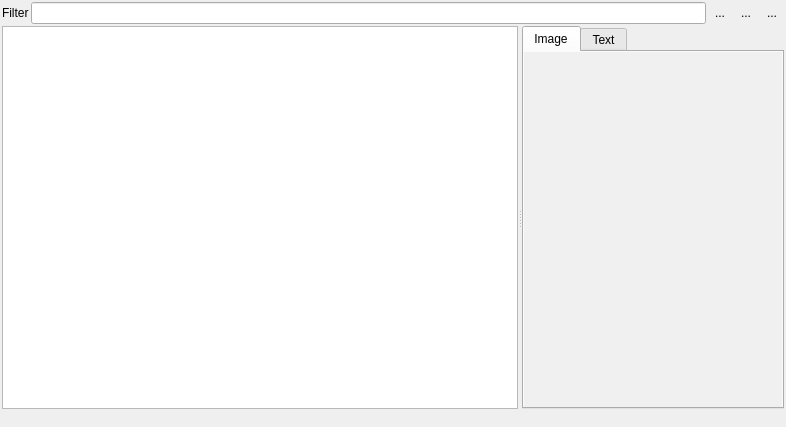
<?xml version="1.0" encoding="UTF-8"?>
<ui version="4.0">
 <class>Form</class>
 <widget class="QWidget" name="Form">
  <property name="geometry">
   <rect>
    <x>0</x>
    <y>0</y>
    <width>786</width>
    <height>427</height>
   </rect>
  </property>
  <property name="windowTitle">
   <string>Form</string>
  </property>
  <layout class="QVBoxLayout" name="verticalLayout">
   <property name="spacing">
    <number>2</number>
   </property>
   <property name="leftMargin">
    <number>2</number>
   </property>
   <property name="topMargin">
    <number>2</number>
   </property>
   <property name="rightMargin">
    <number>2</number>
   </property>
   <property name="bottomMargin">
    <number>2</number>
   </property>
   <item>
    <layout class="QHBoxLayout" name="horizontalLayout">
     <item>
      <widget class="QLabel" name="label">
       <property name="text">
        <string>Filter</string>
       </property>
      </widget>
     </item>
     <item>
      <widget class="QLineEdit" name="tbFilter"/>
     </item>
     <item>
      <widget class="QToolButton" name="btnUseRegex">
       <property name="text">
        <string>...</string>
       </property>
       <property name="autoRaise">
        <bool>true</bool>
       </property>
      </widget>
     </item>
     <item>
      <widget class="QToolButton" name="btnCaseSensitive">
       <property name="text">
        <string>...</string>
       </property>
       <property name="autoRaise">
        <bool>true</bool>
       </property>
      </widget>
     </item>
     <item>
      <widget class="QToolButton" name="btnReload">
       <property name="text">
        <string>...</string>
       </property>
       <property name="autoRaise">
        <bool>true</bool>
       </property>
      </widget>
     </item>
    </layout>
   </item>
   <item>
    <widget class="QSplitter" name="splitter">
     <property name="sizePolicy">
      <sizepolicy hsizetype="Expanding" vsizetype="Preferred">
       <horstretch>0</horstretch>
       <verstretch>2</verstretch>
      </sizepolicy>
     </property>
     <property name="orientation">
      <enum>Qt::Horizontal</enum>
     </property>
     <widget class="ResourceTableView" name="tableView">
      <property name="sizePolicy">
       <sizepolicy hsizetype="Expanding" vsizetype="Expanding">
        <horstretch>2</horstretch>
        <verstretch>0</verstretch>
       </sizepolicy>
      </property>
      <attribute name="horizontalHeaderShowSortIndicator" stdset="0">
       <bool>true</bool>
      </attribute>
      <attribute name="horizontalHeaderStretchLastSection">
       <bool>true</bool>
      </attribute>
     </widget>
     <widget class="QTabWidget" name="tabWidget">
      <property name="sizePolicy">
       <sizepolicy hsizetype="Expanding" vsizetype="Expanding">
        <horstretch>1</horstretch>
        <verstretch>0</verstretch>
       </sizepolicy>
      </property>
      <property name="currentIndex">
       <number>0</number>
      </property>
      <widget class="QWidget" name="pageImage">
       <attribute name="title">
        <string>Image</string>
       </attribute>
       <layout class="QVBoxLayout" name="verticalLayout_2">
        <property name="spacing">
         <number>0</number>
        </property>
        <property name="leftMargin">
         <number>0</number>
        </property>
        <property name="topMargin">
         <number>0</number>
        </property>
        <property name="rightMargin">
         <number>0</number>
        </property>
        <property name="bottomMargin">
         <number>0</number>
        </property>
        <item>
         <widget class="QGraphicsView" name="graphicsView">
          <property name="styleSheet">
           <string notr="true">background-color: rgb(240, 240, 240);</string>
          </property>
          <property name="frameShape">
           <enum>QFrame::NoFrame</enum>
          </property>
          <property name="frameShadow">
           <enum>QFrame::Plain</enum>
          </property>
          <property name="verticalScrollBarPolicy">
           <enum>Qt::ScrollBarAlwaysOff</enum>
          </property>
          <property name="horizontalScrollBarPolicy">
           <enum>Qt::ScrollBarAlwaysOff</enum>
          </property>
          <property name="sizeAdjustPolicy">
           <enum>QAbstractScrollArea::AdjustToContents</enum>
          </property>
         </widget>
        </item>
       </layout>
      </widget>
      <widget class="QWidget" name="pageText">
       <attribute name="title">
        <string>Text</string>
       </attribute>
       <layout class="QVBoxLayout" name="verticalLayout_3">
        <property name="spacing">
         <number>0</number>
        </property>
        <property name="leftMargin">
         <number>0</number>
        </property>
        <property name="topMargin">
         <number>0</number>
        </property>
        <property name="rightMargin">
         <number>0</number>
        </property>
        <property name="bottomMargin">
         <number>0</number>
        </property>
        <item>
         <widget class="QTextBrowser" name="textBrowser"/>
        </item>
       </layout>
      </widget>
     </widget>
    </widget>
   </item>
   <item>
    <widget class="QLabel" name="info">
     <property name="styleSheet">
      <string notr="true">text-color:rgb(255, 0, 0)</string>
     </property>
     <property name="text">
      <string/>
     </property>
    </widget>
   </item>
  </layout>
  <action name="optionUseRegex">
   <property name="checkable">
    <bool>true</bool>
   </property>
   <property name="text">
    <string>.*</string>
   </property>
   <property name="toolTip">
    <string>Activate to use regular expressions</string>
   </property>
  </action>
  <action name="actionReload">
   <property name="icon">
    <iconset resource="../../../QGIS/images/images.qrc">
     <normaloff>:/images/themes/default/mActionReload.svg</normaloff>:/images/themes/default/mActionReload.svg</iconset>
   </property>
   <property name="text">
    <string>Reload</string>
   </property>
  </action>
  <action name="optionCaseSensitive">
   <property name="checkable">
    <bool>true</bool>
   </property>
   <property name="text">
    <string>cC</string>
   </property>
   <property name="toolTip">
    <string>Activate to filter case-sensitive</string>
   </property>
  </action>
 </widget>
 <customwidgets>
  <customwidget>
   <class>ResourceTableView</class>
   <extends>QTableView</extends>
   <header>qps.resources</header>
  </customwidget>
 </customwidgets>
 <resources>
  <include location="../../../QGIS/images/images.qrc"/>
 </resources>
 <connections/>
</ui>
